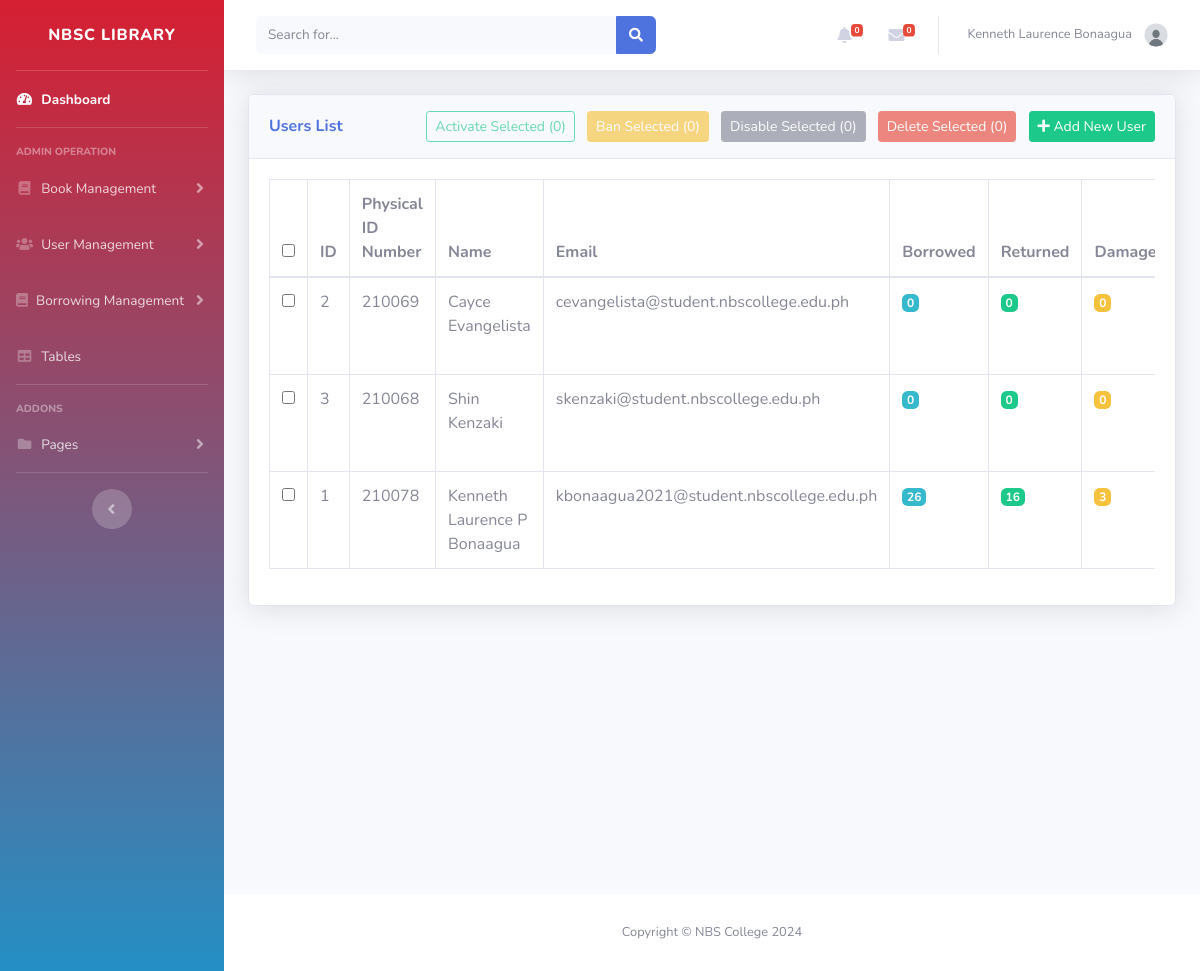
Screenshot of /Admin/users_list.php (signed in) with the database file from the repository.
### tables this page shows
CREATE TABLE `users` (
  `id` int(11) NOT NULL,
  `school_id` int(11) DEFAULT NULL,
  `firstname` varchar(100) DEFAULT NULL,
  `middle_init` varchar(100) DEFAULT NULL,
  `lastname` varchar(100) DEFAULT NULL,
  `email` varchar(100) DEFAULT NULL,
  `password` varchar(100) DEFAULT NULL,
  `contact_no` varchar(100) DEFAULT NULL,
  `borrowed_books` int(225) NOT NULL DEFAULT 0,
  `returned_books` int(225) NOT NULL DEFAULT 0,
  `damaged_books` int(225) NOT NULL DEFAULT 0,
  `lost_books` int(225) NOT NULL DEFAULT 0,
  `user_image` varchar(100) DEFAULT NULL,
  `usertype` varchar(100) DEFAULT NULL,  
  `address` varchar(100) DEFAULT NULL,
  `id_type` varchar(100) DEFAULT NULL,
  `id_image` varchar(100) DEFAULT NULL,
  `date_added` date DEFAULT NULL,
  `status` varchar(100) DEFAULT NULL,
  `last_update` date DEFAULT NULL
);

### Admin/users_list.php (the view, shortened to what this page needs)
<?php
include '../admin/inc/header.php';
include '../db.php';
?>
<div id="content" class="d-flex flex-column min-vh-100">
    <div class="container-fluid">
        <div class="card shadow mb-4">
            <div class="card-header py-3 d-flex justify-content-between align-items-center">
                <h6 class="m-0 font-weight-bold text-primary">Users List</h6>
                <div>
                    <button id="bulkActivateBtn" class="btn btn-outline-success btn-sm mr-2" disabled>
                        Activate Selected (<span id="selectedActivateCount">0</span>)
                    </button>
                    <button id="bulkBanBtn" class="btn btn-warning btn-sm mr-2" disabled>
                        Ban Selected (<span id="selectedBanCount">0</span>)
                    </button>
                    <button id="bulkDisableBtn" class="btn btn-secondary btn-sm mr-2" disabled>
                        Disable Selected (<span id="selectedDisableCount">0</span>)
                    </button>
                    <button id="bulkDeleteBtn" class="btn btn-danger btn-sm mr-2" disabled>
                        Delete Selected (<span id="selectedCount">0</span>)
                    </button>
                    <a href="#" class="btn btn-success btn-sm add-user-btn" data-toggle="modal" data-target="#addUserModal">
                        <i class="fas fa-plus"></i> Add New User
                    </a>
                </div>
            </div>
            <div class="card-body">
                <div class="table-responsive">
                    <table class="table table-bordered" id="usersTable" width="100%" cellspacing="0">
                        <thead>
                            <tr>
                                <th style="width: 30px;">
                                    <input type="checkbox" id="selectAll" class="select-all-checkbox">
                                </th>
                                <th>ID</th>
                                <th>Physical ID Number</th>
                                <th>Name</th>
                                <th>Email</th>
                                <th>Borrowed</th>
                                <th>Returned</th>
                                <th>Damaged</th>
                            </tr>
                        </thead>
                        <tbody>
                            <?php
                            $query = "SELECT u.*,
                                u.borrowed_books,
                                u.returned_books,
                                u.damaged_books,
                                u.lost_books
                                FROM users u
                                ORDER BY u.date_added DESC";
                            $result = $conn->query($query);
                            while ($row = $result->fetch_assoc()) {
                                $fullname = $row['firstname'] . ' ' . ($row['middle_init'] ? $row['middle_init'] . ' ' : '') . $row['lastname'];
                                echo "<tr>";
                                echo "<td><input type='checkbox' class='user-checkbox' data-user-id='{$row['id']}'></td>";
                                echo "<td>{$row['id']}</td>";
                                echo "<td>{$row['school_id']}</td>";
                                echo "<td>" . htmlspecialchars($fullname) . "</td>";
                                echo "<td>{$row['email']}</td>";
                                echo "<td><span class='badge badge-info'>{$row['borrowed_books']}</span></td>";
                                echo "<td><span class='badge badge-success'>{$row['returned_books']}</span></td>";
                                echo "<td><span class='badge badge-warning'>{$row['damaged_books']}</span></td>";
                                echo "</tr>";
                            }
                            ?>
                        </tbody>
                    </table>
                </div>
            </div>
        </div>
    </div>
</div>
<?php include('../admin/inc/footer.php'); ?>

### rows the page displays
users: id "2", school "210069", fullname "Cayce Evangelista", email "cevangelista@student.nbscollege.edu.ph", borrowed_books "0", returned_books "0", damaged_books "0"
users: id "3", school "210068", fullname "Shin Kenzaki", email "skenzaki@student.nbscollege.edu.ph", borrowed_books "0", returned_books "0", damaged_books "0"
users: id "1", school "210078", fullname "Kenneth Laurence P Bonaagua", email "kbonaagua2021@student.nbscollege.edu.ph", borrowed_books "26", returned_books "16", damaged_books "3"

### other values shown
$_SESSION['admin_firstname'] "Kenneth Laurence"
$_SESSION['admin_lastname'] "Bonaagua"
